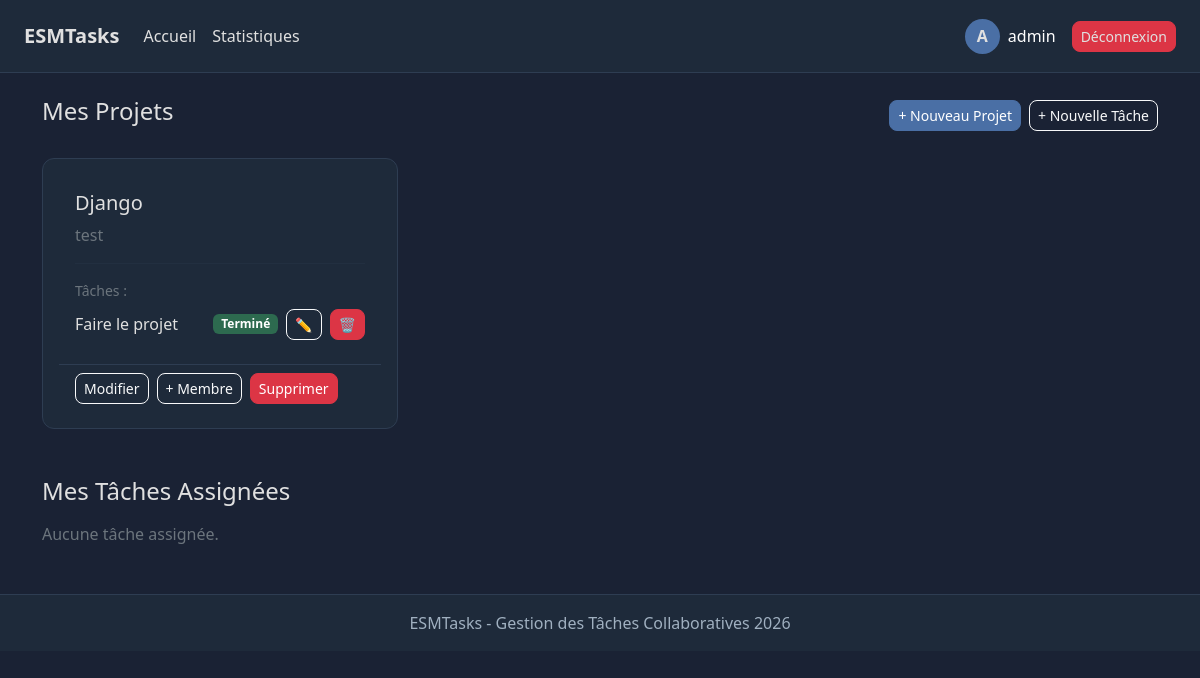
The app's page / (signed in) with its own data.
### tasks/models.py (models this page shows, shortened)
class Project(models.Model):
    name = models.CharField(max_length=200)
    description = models.TextField(blank=True)
    created_by = models.ForeignKey(User, on_delete=models.CASCADE, related_name='projects')
    members = models.ManyToManyField(User, related_name='joined_projects', blank=True)
    created_at = models.DateTimeField(auto_now_add=True)

class Task(models.Model):
    STATUS_CHOICES = [
        ('todo', 'À faire'),
        ('in_progress', 'En cours'),
        ('done', 'Terminé'),
    ]
    title = models.CharField(max_length=200)
    description = models.TextField(blank=True)
    deadline = models.DateTimeField()
    status = models.CharField(max_length=20, choices=STATUS_CHOICES, default='todo')
    project = models.ForeignKey('Project', related_name='tasks', on_delete=models.CASCADE)
    assigned_to = models.ForeignKey(User, related_name='assigned_tasks', on_delete=models.CASCADE)
    created_by = models.ForeignKey(User, related_name='created_tasks', on_delete=models.CASCADE)
    created_at = models.DateTimeField(auto_now_add=True)
    completed_at = models.DateTimeField(null=True, blank=True)

### tasks/views.py (the view)
# urls.py: path('', views.dashboard, name='dashboard'),
@login_required
def dashboard(request):
    projects = (Project.objects.filter(members=request.user) | Project.objects.filter(created_by=request.user)).distinct()
    tasks = Task.objects.filter(assigned_to=request.user)
    return render(request, 'tasks/dashboard.html', {
        'projects': projects,
        'tasks': tasks
    })

### tasks/templates/tasks/dashboard.html (shortened to what this page needs)
{% extends 'tasks/base.html' %}
{% block content %}
<div class="d-flex justify-content-between align-items-center mb-4">
    <h4>Mes Projets</h4>
    <div class="d-flex gap-2">
        <a href="{% url 'create_project' %}" class="btn btn-primary btn-sm">+ Nouveau Projet</a>
        <a href="{% url 'create_task' %}" class="btn btn-outline-light btn-sm">+ Nouvelle Tâche</a>
    </div>
</div>
{% if projects %}
<div class="row row-cols-1 row-cols-md-3 g-4 mb-5">
    {% for project in projects %}
    <div class="col">
        <div class="card h-100 p-3">
            <div class="card-body">
                <h5 class="card-title">{{ project.name }}</h5>
                <p class="card-text text-secondary">{{ project.description }}</p>
                <hr style="border-color: #2e3d52;">
                <p class="text-secondary small mb-2">Tâches :</p>
                {% for task in project.tasks.all %}
            <div class="d-flex justify-content-between align-items-center mb-2">
            <span>{{ task.title }}</span>
            <div class="d-flex gap-2 align-items-center">
              <span class="badge
            {% if task.status == 'todo' %}badge-todo
            {% elif task.status == 'in_progress' %}badge-inprogress
            {% else %}badge-done{% endif %}">
            {{ task.get_status_display }}
                </span>
                <a href="{% url 'edit_task' task.pk %}" class="btn btn-sm btn-outline-light">✏️</a>
                <a href="{% url 'delete_task' task.pk %}" class="btn btn-sm btn-danger">🗑️</a>
                </div>
            </div>
                {% empty %}
                <p class="text-secondary small">Aucune tâche</p>
                {% endfor %}
            </div>
            <div class="card-footer d-flex gap-2" style="background: transparent; border-top: 1px solid #2e3d52;">
                <a href="{% url 'edit_project' project.pk %}" class="btn btn-sm btn-outline-light">Modifier</a>
                <a href="{% url 'add_member' project.pk %}" class="btn btn-sm btn-outline-light">+ Membre</a>
                <a href="{% url 'delete_project' project.pk %}" class="btn btn-sm btn-danger">Supprimer</a>
            </div>
        </div>
    </div>
    {% endfor %}
</div>
{% else %}
<div class="text-center text-secondary mt-5">
    <p>Aucun projet pour l'instant.</p>
    <a href="{% url 'create_project' %}" class="btn btn-primary">Créer mon premier projet</a>
</div>
{% endif %}
<h4 class="mb-3">Mes Tâches Assignées</h4>
{% if tasks %}
<div class="row row-cols-1 row-cols-md-3 g-4">
    {% for task in tasks %}
    <div class="col">
        <div class="card p-3">
            <h6>{{ task.title }}</h6>
            <p class="text-secondary small">{{ task.description }}</p>
            <p class="text-secondary small">📅 {{ task.deadline }}</p>
            <span class="badge
                {% if task.status == 'todo' %}badge-todo
                {% elif task.status == 'in_progress' %}badge-inprogress
                {% else %}badge-done{% endif %}">
                {{ task.get_status_display }}
            </span>
            <div class="mt-2">
                <a href="{% url 'edit_task' task.pk %}" class="btn btn-sm btn-outline-light">Modifier</a>
            </div>
        </div>
    </div>
    {% endfor %}
</div>
{% else %}
<p class="text-secondary">Aucune tâche assignée.</p>
{% endif %}
{% endblock %}

### tasks/templates/tasks/base.html (shortened to what this page needs)
<!DOCTYPE html>
{% load static %}
<html lang="fr">
<head>
    <link href="https://cdn.jsdelivr.net/npm/bootstrap@5.3.0/dist/css/bootstrap.min.css" rel="stylesheet">
    <link rel="stylesheet" href="{% static 'style.css' %}">
</head>
<body>
<nav class="navbar navbar-expand-lg px-4 py-3">
    <a class="navbar-brand fw-bold text-white me-4" href="{% url 'dashboard' %}"> ESMTasks</a>
    <a href="{% url 'dashboard' %}" class="text-decoration-none me-3">Accueil</a>
    <a href="{% url 'stats' %}" class="text-decoration-none">Statistiques</a>
    <div class="ms-auto d-flex align-items-center gap-3">
        {% if request.user.is_authenticated %}
            <a href="{% url 'profile' %}" class="d-flex align-items-center gap-2 text-decoration-none">
                {% if request.user.profile.avatar %}
                    <img src="{{ request.user.profile.avatar.url }}"
                         width="35" height="35"
                         style="border-radius: 50%; object-fit: cover;">
                {% else %}
                    <div style="width:35px; height:35px; border-radius:50%;
                                background-color:#4a6fa5; display:flex;
                                align-items:center; justify-content:center;
                                font-weight:bold;">
                        {{ request.user.username|first|upper }}
                    </div>
                {% endif %}
                <span class="text-white">{{ request.user.username }}</span>
            </a>
            <a href="{% url 'logout' %}" class="btn btn-sm btn-danger">Déconnexion</a>
        {% else %}
            <a href="{% url 'login' %}" class="btn btn-sm btn-outline-light">Connexion</a>
            <a href="{% url 'register' %}" class="btn btn-sm btn-primary">Inscription</a>
        {% endif %}
    </div>
</nav>
<div class="container mt-4">
    {% block content %}
    {% endblock %}
</div>
<footer>
    ESMTasks - Gestion des Tâches Collaboratives 2026
</footer>
</body>
</html>

### tasks/static/style.css (style rules this page uses)
body { background-color: #1a2234; color: #e0e0e0; font-family: 'Segoe UI', sans-serif; }
.navbar { background-color: #1e2a3a !important; border-bottom: 1px solid #2e3d52; }
.navbar a { color: #e0e0e0 !important; }
.card { background-color: #1e2a3a; border: 1px solid #2e3d52; border-radius: 12px; color: #e0e0e0; }
.btn-primary { background-color: #4a6fa5; border-color: #4a6fa5; border-radius: 8px; }
.btn-outline-light { border-radius: 8px; }
.btn-danger { border-radius: 8px; }
footer { background-color: #1e2a3a; border-top: 1px solid #2e3d52; color: #a0b0c0; text-align: center; padding: 1rem; margin-top: 3rem; }
.badge-done { background-color: #2d6a4f; }

### records on screen
Project: name "Django", description "test"
Task: title "Faire le projet", status "Terminé"

### other values on screen
{{ request.user.username|first|upper }} "A"
{{ request.user.username }} "admin"
